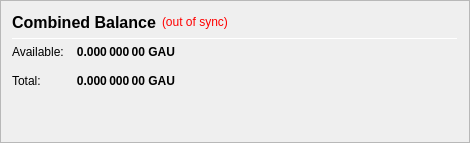
                   <widget class="QFrame" name="frame_CombinedBalances">
                    <property name="minimumSize">
                     <size>
                      <width>470</width>
                      <height>0</height>
                     </size>
                    </property>
                    <property name="frameShape">
                     <enum>QFrame::StyledPanel</enum>
                    </property>
                    <property name="frameShadow">
                     <enum>QFrame::Raised</enum>
                    </property>
                    <layout class="QVBoxLayout" name="verticalLayout_5">
                     <item>
                      <layout class="QHBoxLayout" name="horizontalLayout_5" stretch="0,0,0">
                       <item>
                        <widget class="QLabel" name="label_5z">
                         <property name="minimumSize">
                          <size>
                           <width>0</width>
                           <height>20</height>
                          </size>
                         </property>
                         <property name="font">
                          <font>
                           <pointsize>12</pointsize>
                           <weight>75</weight>
                           <bold>true</bold>
                          </font>
                         </property>
                         <property name="toolTip">
                          <string>Combined Balance (including unconfirmed and immature coins)</string>
                         </property>
                         <property name="text">
                          <string>Combined Balance</string>
                         </property>
                        </widget>
                       </item>
                       <item>
                        <widget class="QLabel" name="labelWalletStatus">
                         <property name="cursor">
                          <cursorShape>WhatsThisCursor</cursorShape>
                         </property>
                         <property name="toolTip">
                          <string>The displayed information may be out of date. Your wallet automatically synchronizes with the Gauntlet network after a connection is established, but this process has not completed yet.</string>
                         </property>
                         <property name="styleSheet">
                          <string notr="true">QLabel { color: red; }</string>
                         </property>
                         <property name="text">
                          <string notr="true">(out of sync)</string>
                         </property>
                         <property name="alignment">
                          <set>Qt::AlignLeading|Qt::AlignLeft|Qt::AlignVCenter</set>
                         </property>
                        </widget>
                       </item>
                       <item>
                        <spacer name="horizontalSpacer_1">
                         <property name="orientation">
                          <enum>Qt::Horizontal</enum>
                         </property>
                         <property name="sizeHint" stdset="0">
                          <size>
                           <width>40</width>
                           <height>20</height>
                          </size>
                         </property>
                        </spacer>
                       </item>
                      </layout>
                     </item>
                     <item>
                      <widget class="Line" name="line_CombinedBalance">
                       <property name="minimumSize">
                        <size>
                         <width>0</width>
                         <height>1</height>
                        </size>
                       </property>
                       <property name="maximumSize">
                        <size>
                         <width>16777215</width>
                         <height>1</height>
                        </size>
                       </property>
                       <property name="orientation">
                        <enum>Qt::Horizontal</enum>
                       </property>
                      </widget>
                     </item>
                     <item>
                      <layout class="QGridLayout" name="gridLayout_3">
                       <property name="spacing">
                        <number>12</number>
                       </property>
                       <item row="1" column="0">
                        <widget class="QLabel" name="labelBalanceTextz">
                         <property name="text">
                          <string>Available:</string>
                         </property>
                        </widget>
                       </item>
                       <item row="1" column="1">
                        <widget class="QLabel" name="labelBalancez">
                         <property name="font">
                          <font>
                           <weight>75</weight>
                           <bold>true</bold>
                          </font>
                         </property>
                         <property name="cursor">
                          <cursorShape>IBeamCursor</cursorShape>
                         </property>
                         <property name="toolTip">
                          <string>Your current spendable balance</string>
                         </property>
                         <property name="text">
                          <string notr="true">0.000 000 00 GAU</string>
                         </property>
                         <property name="alignment">
                          <set>Qt::AlignRight|Qt::AlignTrailing|Qt::AlignVCenter</set>
                         </property>
                         <property name="textInteractionFlags">
                          <set>Qt::LinksAccessibleByMouse|Qt::TextSelectableByKeyboard|Qt::TextSelectableByMouse</set>
                         </property>
                        </widget>
                       </item>
                       <item row="2" column="0">
                        <widget class="QLabel" name="labelTotalTextz">
                         <property name="text">
                          <string>Total:</string>
                         </property>
                        </widget>
                       </item>
                       <item row="2" column="1">
                        <widget class="QLabel" name="labelTotalz">
                         <property name="font">
                          <font>
                           <weight>75</weight>
                           <bold>true</bold>
                          </font>
                         </property>
                         <property name="cursor">
                          <cursorShape>IBeamCursor</cursorShape>
                         </property>
                         <property name="toolTip">
                          <string>Total Balance, including all unavailable coins.</string>
                         </property>
                         <property name="text">
                          <string notr="true">0.000 000 00 GAU</string>
                         </property>
                         <property name="alignment">
                          <set>Qt::AlignRight|Qt::AlignTrailing|Qt::AlignVCenter</set>
                         </property>
                         <property name="textInteractionFlags">
                          <set>Qt::LinksAccessibleByMouse|Qt::TextSelectableByKeyboard|Qt::TextSelectableByMouse</set>
                         </property>
                        </widget>
                       </item>
                       <item row="2" column="3">
                        <spacer name="horizontalSpacer_2">
                         <property name="orientation">
                          <enum>Qt::Horizontal</enum>
                         </property>
                         <property name="sizeHint" stdset="0">
                          <size>
                           <width>40</width>
                           <height>20</height>
                          </size>
                         </property>
                        </spacer>
                       </item>
                      </layout>
                     </item>
                     <item>
                      <spacer name="verticalSpacer_1">
                       <property name="orientation">
                        <enum>Qt::Vertical</enum>
                       </property>
                       <property name="sizeHint" stdset="0">
                        <size>
                         <width>20</width>
                         <height>40</height>
                        </size>
                       </property>
                      </spacer>
                     </item>
                    </layout>
                   </widget>
